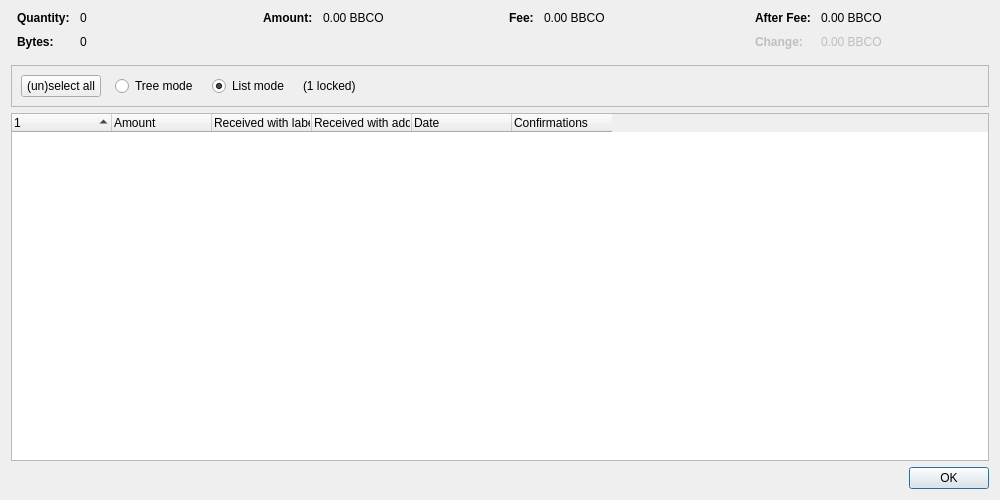
<?xml version="1.0" encoding="UTF-8"?>
<ui version="4.0">
 <class>CoinControlDialog</class>
 <widget class="QDialog" name="CoinControlDialog">
  <property name="geometry">
   <rect>
    <x>0</x>
    <y>0</y>
    <width>1000</width>
    <height>500</height>
   </rect>
  </property>
  <property name="windowTitle">
   <string>Coin Selection</string>
  </property>
  <layout class="QVBoxLayout" name="verticalLayout">
   <item>
    <layout class="QHBoxLayout" name="horizontalLayoutTop" stretch="0,0,0,0">
     <property name="topMargin">
      <number>0</number>
     </property>
     <property name="bottomMargin">
      <number>10</number>
     </property>
     <item>
      <layout class="QFormLayout" name="formLayoutCoinControl1">
       <property name="labelAlignment">
        <set>Qt::AlignLeft|Qt::AlignVCenter</set>
       </property>
       <property name="horizontalSpacing">
        <number>10</number>
       </property>
       <property name="verticalSpacing">
        <number>10</number>
       </property>
       <property name="leftMargin">
        <number>6</number>
       </property>
       <property name="rightMargin">
        <number>6</number>
       </property>
       <item row="0" column="0">
        <widget class="QLabel" name="labelCoinControlQuantityText">
         <property name="font">
          <font>
           <weight>75</weight>
           <bold>true</bold>
          </font>
         </property>
         <property name="text">
          <string>Quantity:</string>
         </property>
        </widget>
       </item>
       <item row="0" column="1">
        <widget class="QLabel" name="labelCoinControlQuantity">
         <property name="cursor">
          <cursorShape>IBeamCursor</cursorShape>
         </property>
         <property name="contextMenuPolicy">
          <enum>Qt::ActionsContextMenu</enum>
         </property>
         <property name="text">
          <string notr="true">0</string>
         </property>
         <property name="textInteractionFlags">
          <set>Qt::LinksAccessibleByMouse|Qt::TextSelectableByKeyboard|Qt::TextSelectableByMouse</set>
         </property>
        </widget>
       </item>
       <item row="1" column="0">
        <widget class="QLabel" name="labelCoinControlBytesText">
         <property name="font">
          <font>
           <weight>75</weight>
           <bold>true</bold>
          </font>
         </property>
         <property name="text">
          <string>Bytes:</string>
         </property>
        </widget>
       </item>
       <item row="1" column="1">
        <widget class="QLabel" name="labelCoinControlBytes">
         <property name="cursor">
          <cursorShape>IBeamCursor</cursorShape>
         </property>
         <property name="contextMenuPolicy">
          <enum>Qt::ActionsContextMenu</enum>
         </property>
         <property name="text">
          <string notr="true">0</string>
         </property>
         <property name="textInteractionFlags">
          <set>Qt::LinksAccessibleByMouse|Qt::TextSelectableByKeyboard|Qt::TextSelectableByMouse</set>
         </property>
        </widget>
       </item>
      </layout>
     </item>
     <item>
      <layout class="QFormLayout" name="formLayoutCoinControl2">
       <property name="horizontalSpacing">
        <number>10</number>
       </property>
       <property name="verticalSpacing">
        <number>10</number>
       </property>
       <property name="leftMargin">
        <number>6</number>
       </property>
       <property name="rightMargin">
        <number>6</number>
       </property>
       <item row="0" column="0">
        <widget class="QLabel" name="labelCoinControlAmountText">
         <property name="font">
          <font>
           <weight>75</weight>
           <bold>true</bold>
          </font>
         </property>
         <property name="text">
          <string>Amount:</string>
         </property>
        </widget>
       </item>
       <item row="0" column="1">
        <widget class="QLabel" name="labelCoinControlAmount">
         <property name="cursor">
          <cursorShape>IBeamCursor</cursorShape>
         </property>
         <property name="contextMenuPolicy">
          <enum>Qt::ActionsContextMenu</enum>
         </property>
         <property name="text">
          <string notr="true">0.00 BBCO</string>
         </property>
         <property name="textInteractionFlags">
          <set>Qt::LinksAccessibleByMouse|Qt::TextSelectableByKeyboard|Qt::TextSelectableByMouse</set>
         </property>
        </widget>
       </item>
      </layout>
     </item>
     <item>
      <layout class="QFormLayout" name="formLayoutCoinControl3">
       <property name="horizontalSpacing">
        <number>10</number>
       </property>
       <property name="verticalSpacing">
        <number>10</number>
       </property>
       <property name="leftMargin">
        <number>6</number>
       </property>
       <property name="rightMargin">
        <number>6</number>
       </property>
       <item row="0" column="0">
        <widget class="QLabel" name="labelCoinControlFeeText">
         <property name="font">
          <font>
           <weight>75</weight>
           <bold>true</bold>
          </font>
         </property>
         <property name="text">
          <string>Fee:</string>
         </property>
        </widget>
       </item>
       <item row="0" column="1">
        <widget class="QLabel" name="labelCoinControlFee">
         <property name="cursor">
          <cursorShape>IBeamCursor</cursorShape>
         </property>
         <property name="contextMenuPolicy">
          <enum>Qt::ActionsContextMenu</enum>
         </property>
         <property name="text">
          <string notr="true">0.00 BBCO</string>
         </property>
         <property name="textInteractionFlags">
          <set>Qt::LinksAccessibleByMouse|Qt::TextSelectableByKeyboard|Qt::TextSelectableByMouse</set>
         </property>
        </widget>
       </item>
      </layout>
     </item>
     <item>
      <layout class="QFormLayout" name="formLayoutCoinControl4">
       <property name="labelAlignment">
        <set>Qt::AlignLeft|Qt::AlignVCenter</set>
       </property>
       <property name="horizontalSpacing">
        <number>10</number>
       </property>
       <property name="verticalSpacing">
        <number>10</number>
       </property>
       <property name="leftMargin">
        <number>6</number>
       </property>
       <property name="rightMargin">
        <number>6</number>
       </property>
       <item row="0" column="0">
        <widget class="QLabel" name="labelCoinControlAfterFeeText">
         <property name="font">
          <font>
           <weight>75</weight>
           <bold>true</bold>
          </font>
         </property>
         <property name="text">
          <string>After Fee:</string>
         </property>
        </widget>
       </item>
       <item row="0" column="1">
        <widget class="QLabel" name="labelCoinControlAfterFee">
         <property name="cursor">
          <cursorShape>IBeamCursor</cursorShape>
         </property>
         <property name="contextMenuPolicy">
          <enum>Qt::ActionsContextMenu</enum>
         </property>
         <property name="text">
          <string notr="true">0.00 BBCO</string>
         </property>
         <property name="textInteractionFlags">
          <set>Qt::LinksAccessibleByMouse|Qt::TextSelectableByKeyboard|Qt::TextSelectableByMouse</set>
         </property>
        </widget>
       </item>
       <item row="1" column="0">
        <widget class="QLabel" name="labelCoinControlChangeText">
         <property name="enabled">
          <bool>false</bool>
         </property>
         <property name="font">
          <font>
           <weight>75</weight>
           <bold>true</bold>
          </font>
         </property>
         <property name="text">
          <string>Change:</string>
         </property>
        </widget>
       </item>
       <item row="1" column="1">
        <widget class="QLabel" name="labelCoinControlChange">
         <property name="enabled">
          <bool>false</bool>
         </property>
         <property name="cursor">
          <cursorShape>IBeamCursor</cursorShape>
         </property>
         <property name="contextMenuPolicy">
          <enum>Qt::ActionsContextMenu</enum>
         </property>
         <property name="text">
          <string notr="true">0.00 BBCO</string>
         </property>
         <property name="textInteractionFlags">
          <set>Qt::LinksAccessibleByMouse|Qt::TextSelectableByKeyboard|Qt::TextSelectableByMouse</set>
         </property>
        </widget>
       </item>
      </layout>
     </item>
    </layout>
   </item>
   <item>
    <widget class="QFrame" name="frame">
     <property name="minimumSize">
      <size>
       <width>0</width>
       <height>40</height>
      </size>
     </property>
     <property name="frameShape">
      <enum>QFrame::StyledPanel</enum>
     </property>
     <property name="frameShadow">
      <enum>QFrame::Sunken</enum>
     </property>
     <layout class="QHBoxLayout" name="horizontalLayout">
      <item>
       <layout class="QHBoxLayout" name="horizontalLayoutPanel" stretch="0,0,0,0,0">
        <property name="spacing">
         <number>14</number>
        </property>
        <item>
         <widget class="QPushButton" name="pushButtonSelectAll">
          <property name="sizePolicy">
           <sizepolicy hsizetype="Maximum" vsizetype="Fixed">
            <horstretch>0</horstretch>
            <verstretch>0</verstretch>
           </sizepolicy>
          </property>
          <property name="text">
           <string>(un)select all</string>
          </property>
          <property name="autoDefault">
           <bool>false</bool>
          </property>
         </widget>
        </item>
        <item>
         <widget class="QRadioButton" name="radioTreeMode">
          <property name="sizePolicy">
           <sizepolicy hsizetype="Maximum" vsizetype="Fixed">
            <horstretch>0</horstretch>
            <verstretch>0</verstretch>
           </sizepolicy>
          </property>
          <property name="text">
           <string>Tree mode</string>
          </property>
         </widget>
        </item>
        <item>
         <widget class="QRadioButton" name="radioListMode">
          <property name="sizePolicy">
           <sizepolicy hsizetype="Maximum" vsizetype="Fixed">
            <horstretch>0</horstretch>
            <verstretch>0</verstretch>
           </sizepolicy>
          </property>
          <property name="text">
           <string>List mode</string>
          </property>
          <property name="checked">
           <bool>true</bool>
          </property>
         </widget>
        </item>
        <item>
         <widget class="QLabel" name="labelLocked">
          <property name="text">
           <string notr="true">(1 locked)</string>
          </property>
         </widget>
        </item>
        <item>
         <spacer name="horizontalSpacer">
          <property name="orientation">
           <enum>Qt::Horizontal</enum>
          </property>
          <property name="sizeHint" stdset="0">
           <size>
            <width>40</width>
            <height>20</height>
           </size>
          </property>
         </spacer>
        </item>
       </layout>
      </item>
     </layout>
    </widget>
   </item>
   <item>
    <widget class="CoinControlTreeWidget" name="treeWidget">
     <property name="contextMenuPolicy">
      <enum>Qt::CustomContextMenu</enum>
     </property>
     <property name="sortingEnabled">
      <bool>false</bool>
     </property>
     <property name="columnCount">
      <number>6</number>
     </property>
     <attribute name="headerShowSortIndicator" stdset="0">
      <bool>true</bool>
     </attribute>
     <attribute name="headerStretchLastSection">
      <bool>false</bool>
     </attribute>
     <column>
      <property name="text">
       <string/>
      </property>
     </column>
     <column>
      <property name="text">
       <string>Amount</string>
      </property>
     </column>
     <column>
      <property name="text">
       <string>Received with label</string>
      </property>
     </column>
     <column>
      <property name="text">
       <string>Received with address</string>
      </property>
     </column>
     <column>
      <property name="text">
       <string>Date</string>
      </property>
     </column>
     <column>
      <property name="text">
       <string>Confirmations</string>
      </property>
      <property name="toolTip">
       <string>Confirmed</string>
      </property>
     </column>
     <column>
      <property name="text">
       <string/>
      </property>
     </column>
     <column>
      <property name="text">
       <string/>
      </property>
     </column>
     <column>
      <property name="text">
       <string/>
      </property>
     </column>
     <column>
      <property name="text">
       <string/>
      </property>
     </column>
    </widget>
   </item>
   <item>
    <widget class="QDialogButtonBox" name="buttonBox">
     <property name="orientation">
      <enum>Qt::Horizontal</enum>
     </property>
     <property name="standardButtons">
      <set>QDialogButtonBox::Ok</set>
     </property>
    </widget>
   </item>
  </layout>
 </widget>
 <customwidgets>
  <customwidget>
   <class>CoinControlTreeWidget</class>
   <extends>QTreeWidget</extends>
   <header>qt/coincontroltreewidget.h</header>
  </customwidget>
 </customwidgets>
 <resources/>
 <connections/>
</ui>
